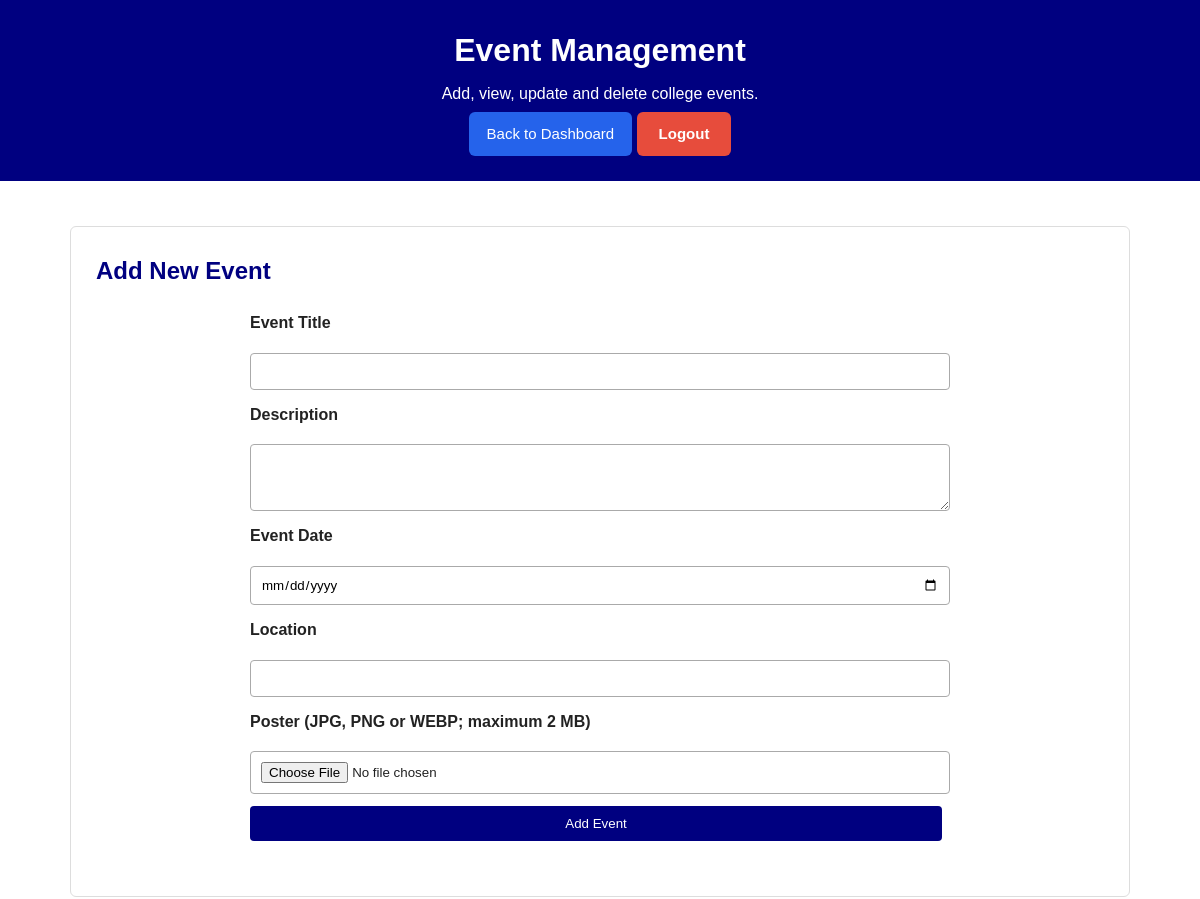
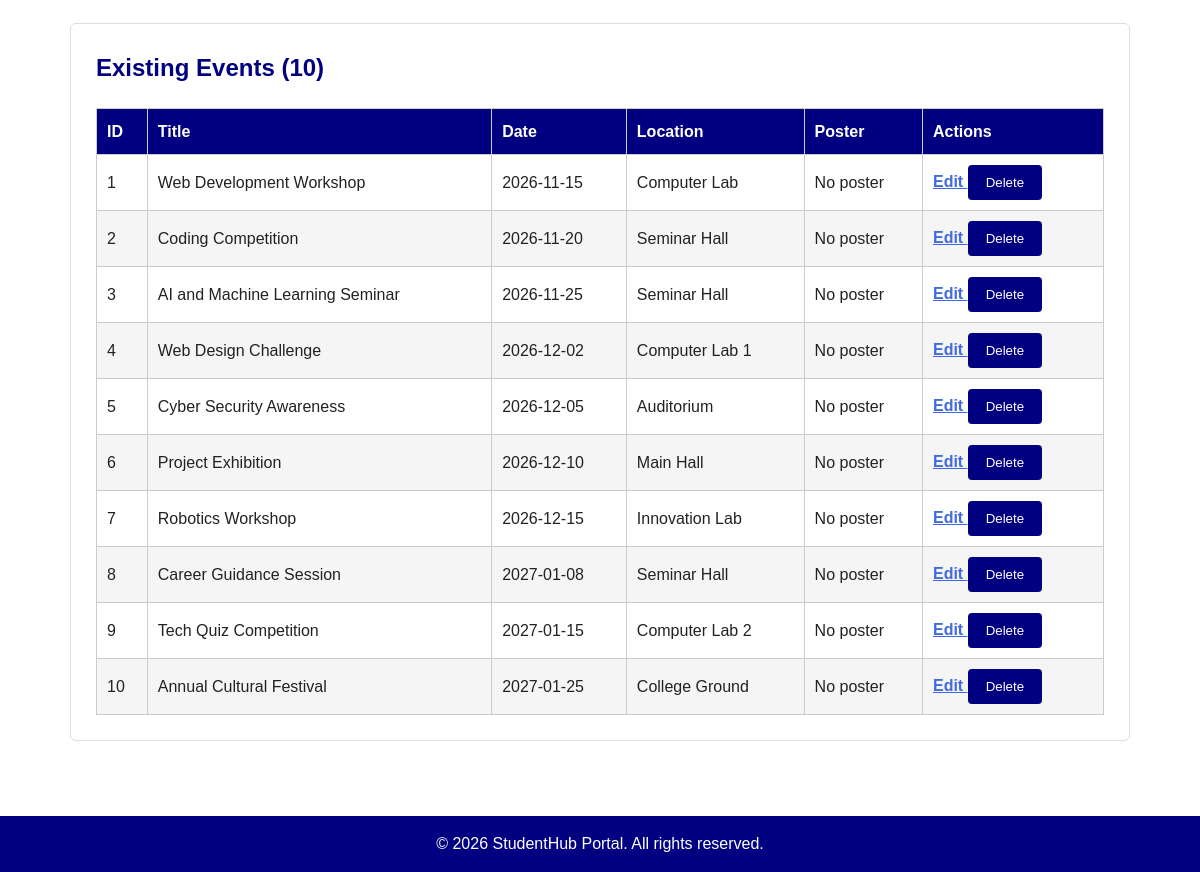
Screenshot of /Pages/manage_events.php (signed in) with the database file from the repository (2 pictures, top to bottom).
### tables this page shows
CREATE TABLE `events` (
  `event_id` int(11) NOT NULL,
  `title` varchar(150) NOT NULL,
  `description` text DEFAULT NULL,
  `event_date` date NOT NULL,
  `location` varchar(150) DEFAULT NULL,
  `created_at` timestamp NOT NULL DEFAULT current_timestamp()
);

### Pages/manage_events.php (the view, shortened to what this page needs)
<?php
require_once __DIR__ . "/../config/db.php";
$uploadUrl = "../uploads/event_posters/";
function escapeHtml($value)
{
    return htmlspecialchars((string)$value, ENT_QUOTES, "UTF-8");
}
$editEvent = null;
$result = $conn->query(
    "SELECT * FROM events ORDER BY event_date ASC, event_id DESC"
);
$events = $result->fetch_all(MYSQLI_ASSOC);
?>
<!DOCTYPE html>
<html lang="en">
<head>
    <link rel="stylesheet" href="../css/style.css">
</head>
<body>
<header>
    <h1>Event Management</h1>
    <p>Add, view, update and delete college events.</p>
    <a href="admin_dashboard.php" class="btn">Back to Dashboard</a>
    <a href="logout.php" class="logout-btn">Logout</a>
</header>
<main class="event-container">
    <section>
        <h2><?= $editEvent ? "Update Event" : "Add New Event" ?></h2>
        <form class="event-form" method="POST" enctype="multipart/form-data">
            <label for="title">Event Title</label>
            <input id="title" name="title" type="text" maxlength="150"
                   required
                   value="<?= escapeHtml($editEvent["title"] ?? "") ?>">
            <label for="description">Description</label>
            <textarea id="description" name="description" rows="3"><?= escapeHtml($editEvent["description"] ?? "") ?></textarea>
            <label for="event_date">Event Date</label>
            <input id="event_date" name="event_date" type="date" required
                   value="<?= escapeHtml($editEvent["event_date"] ?? "") ?>">
            <label for="location">Location</label>
            <input id="location" name="location" type="text" maxlength="150"
                   value="<?= escapeHtml($editEvent["location"] ?? "") ?>">
            <label for="poster">
                Poster (JPG, PNG or WEBP; maximum 2 MB)
            </label>
            <input id="poster" name="poster" type="file"
                   accept=".jpg,.jpeg,.png,.webp,image/jpeg,image/png,image/webp">
            <button type="submit">
                <?= $editEvent ? "Update Event" : "Add Event" ?>
            </button>
        </form>
    </section>
    <section>
        <h2>Existing Events (<?= count($events) ?>)</h2>
        <table class="event-table">
            <thead>
                <tr>
                    <th>ID</th>
                    <th>Title</th>
                    <th>Date</th>
                    <th>Location</th>
                    <th>Poster</th>
                    <th>Actions</th>
                </tr>
            </thead>
            <tbody>
            <?php if (!$events): ?>
                <tr>
                    <td colspan="6">No events found.</td>
                </tr>
            <?php else: ?>
                <?php foreach ($events as $event): ?>
                    <tr>
                        <td><?= (int)$event["event_id"] ?></td>
                        <td><?= escapeHtml($event["title"]) ?></td>
                        <td><?= escapeHtml($event["event_date"]) ?></td>
                        <td><?= escapeHtml($event["location"]) ?></td>
                        <td>
                            <?php if (!empty($event["poster"])): ?>
                                <img
                                    src="<?= $uploadUrl . rawurlencode(basename($event["poster"])) ?>"
                                    alt="Event poster">
                            <?php else: ?>
                                No poster
                            <?php endif; ?>
                        </td>
                        <td>
                            <a href="manage_events.php?edit=<?= (int)$event["event_id"] ?>">
                                Edit
                            </a>
                            <form method="POST" action="manage_events.php"
                                  onsubmit="return confirm('Delete this event?');">
                                <button type="submit">Delete</button>
                            </form>
                        </td>
                    </tr>
                <?php endforeach; ?>
            <?php endif; ?>
            </tbody>
        </table>
    </section>
</main>
<footer>
    <p>&copy; 2026 StudentHub Portal. All rights reserved.</p>
</footer>
</body>
</html>

### css/style.css (style rules this page uses)
* { box-sizing: border-box; }
body { background-color: white; font-family: Arial, sans-serif; color: #222; margin: 0; padding: 0; line-height: 1.6; }
header { background-color: navy; color: white; text-align: center; padding: 25px 20px; }
header h1, header h2 { color: white; margin: 0 0 5px; }
header p { color: white; margin: 5px 0; }
main { max-width: 1200px; margin: 0 auto; padding: 30px 20px; }
section { background-color: white; padding: 25px; margin-bottom: 25px; border: 1px solid #ddd; border-radius: 6px; }
h1, h2, h3 { color: navy; }
section h2 { margin-top: 0; }
p { color: #333; }
form { max-width: 700px; margin: 0 auto; }
label { color: #222; font-weight: bold; }
input, select, textarea { width: 100%; padding: 10px; margin-top: 5px; border: 1px solid #aaa; border-radius: 4px; font-family: Arial, sans-serif; }
button { background-color: navy; color: white; border: none; padding: 10px 18px; margin-right: 8px; border-radius: 4px; cursor: pointer; }
table { width: 100%; border-collapse: collapse; margin-top: 15px; }
th { background-color: navy; color: white; }
th, td { border: 1px solid #aaa; padding: 10px; text-align: center; }
tbody tr:nth-child(even) { background-color: #f5f5f5; }
main a { color: royalblue; font-weight: bold; }
footer { background-color: navy; color: white; text-align: center; padding: 15px; margin-top: 30px; }
footer p { color: white; margin: 0; }
.logout-btn { display: inline-block; background-color: #e74c3c; color: white; padding: 10px 22px; text-decoration: none; border: none; border-radius: 6px; font-weight: bold; font-size: 15px; cursor: pointer; transition: background-color 0.3s ease; }
.btn { display: inline-block; padding: 10px 18px; background-color: #2563eb; color: white; text-decoration: none; border: none; border-radius: 6px; font-size: 15px; cursor: pointer; }

### Pages/manage_events.php (style rules this page uses)
.event-container { max-width: 1100px; margin: 25px auto; padding: 20px; }
.event-form { display: grid; gap: 12px; margin-bottom: 30px; }
.event-form input, .event-form textarea { width: 100%; padding: 10px; box-sizing: border-box; }
.event-table { width: 100%; border-collapse: collapse; margin-top: 15px; }
.event-table th, .event-table td { padding: 10px; border: 1px solid #ccc; text-align: left; }
.event-table form { display: inline-block; }

### rows the page displays
events: event_id "1", title "Web Development Workshop", event_date "2026-11-15", location "Computer Lab"
events: event_id "2", title "Coding Competition", event_date "2026-11-20", location "Seminar Hall"
events: event_id "3", title "AI and Machine Learning Seminar", event_date "2026-11-25", location "Seminar Hall"
events: event_id "4", title "Web Design Challenge", event_date "2026-12-02", location "Computer Lab 1"
events: event_id "5", title "Cyber Security Awareness", event_date "2026-12-05", location "Auditorium"
events: event_id "6", title "Project Exhibition", event_date "2026-12-10", location "Main Hall"
events: event_id "7", title "Robotics Workshop", event_date "2026-12-15", location "Innovation Lab"
events: event_id "8", title "Career Guidance Session", event_date "2027-01-08", location "Seminar Hall"
events: event_id "9", title "Tech Quiz Competition", event_date "2027-01-15", location "Computer Lab 2"
events: event_id "10", title "Annual Cultural Festival", event_date "2027-01-25", location "College Ground"

### other values shown
count($events) "10"
